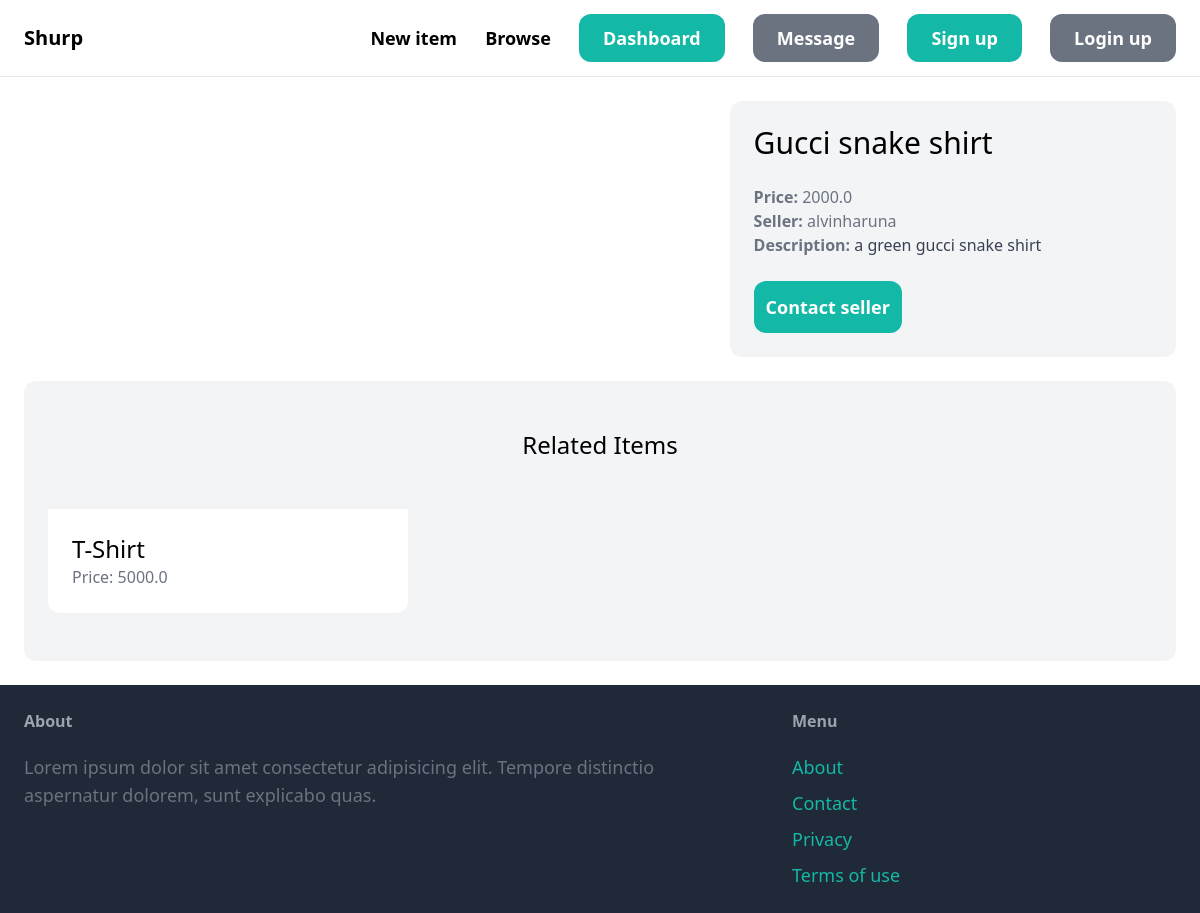
/items/3/, run on an earlier commit of the app's database.
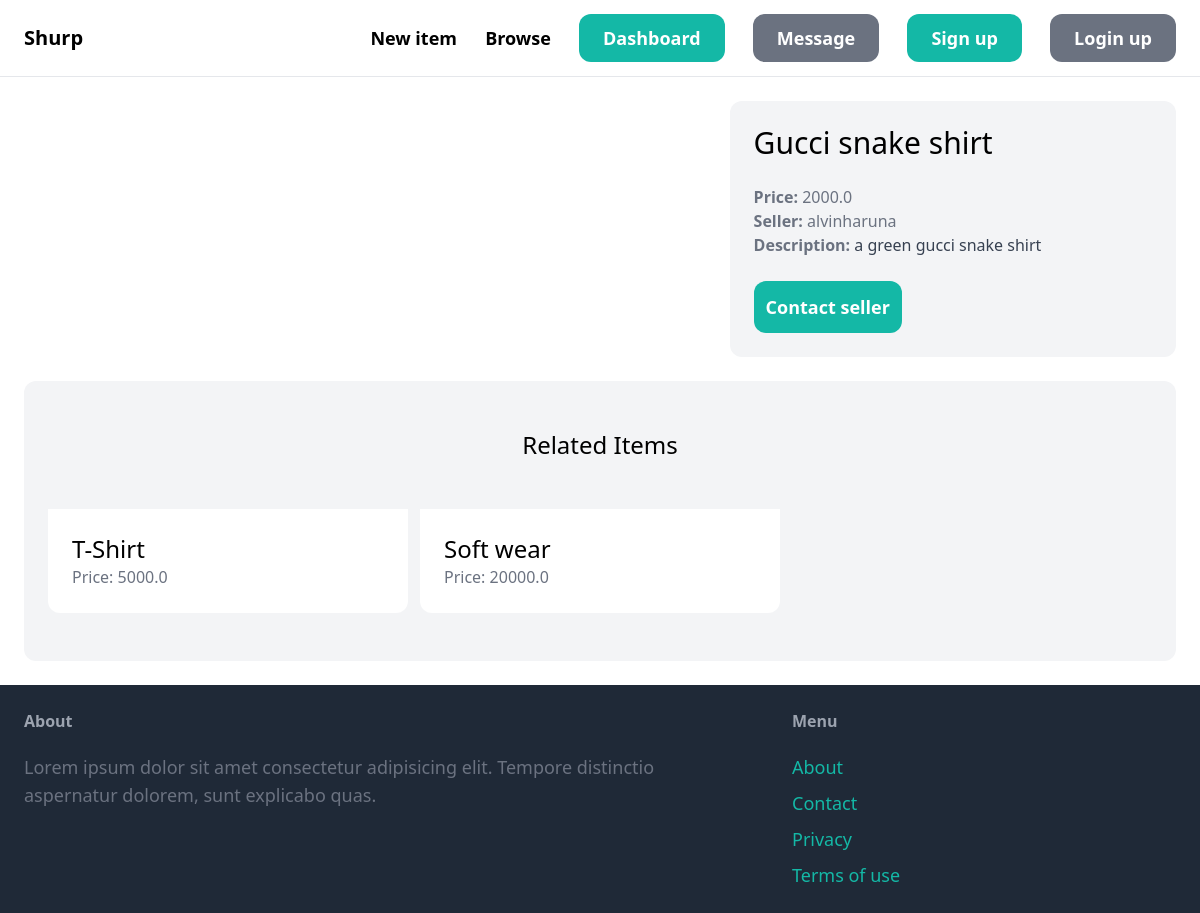
And on a later commit of the database.
### item/models.py (models this page shows, shortened)
class Item(models.Model):
    category = models.ForeignKey(Category, related_name='items', on_delete=models.CASCADE)
    name = models.CharField(max_length=255)
    description = models.TextField(blank=True, null=True)
    price = models.FloatField()
    image = models.ImageField(upload_to='item_images', blank=True,  null=True)
    is_sold = models.BooleanField(default=False)
    created_by = models.ForeignKey(User, related_name='items', on_delete=models.CASCADE)
    created_at = models.DateTimeField(auto_now_add=True)

### item/views.py (the view)
# urls.py: path('<int:pk>/', views.detail, name='detail'),
def detail(request, pk):
    item = get_object_or_404(Item, pk=pk)
    related_items = Item.objects.filter(category=item.category, is_sold=False).exclude(pk=pk)[0:3] #include related items in views
    return render(request, 'item/detail.html', {
        'item': item,
        'related_items': related_items #append related items
    })

### item/templates/item/detail.html (shortened to what this page needs)
{% extends 'core/base.html' %}
{% block content %}
<div class="grid grid-cols-5 gap-6">
    <div class="col-span-3">
    </div>
    <div class="col-span-2 p-6 bg-gray-100 rounded-xl">
        <h1 class="mb-6 text-3xl">{{ item.name }}</h1>
        <p class="text-gray-500"><strong>Price: </strong>{{ item.price }}</p>
        <p class="text-gray-500"><strong>Seller: </strong>{{ item.created_by.username }}</p>
        {% if item.description %}
            <p class="text-gray-700"><strong class="text-gray-500">Description: </strong>{{ item.description }}</p>
        {% endif %}
        <a href="#" class="inline-block mt-6 px-3 py-3 text-lg font-semibold bg-teal-500 text-white rounded-xl hover:bg-teal-700">Contact seller</a>
    </div>
</div>
<div class="mt-6 px-6 py-12 bg-gray-100 rounded-xl">
    <h2 class="mb-12 text-2xl text-center">Related Items</h2>
    <div class="grid grid-cols-3 gap-3">
        {% for item in related_items %}
            <div class="">
                <a href="{% url 'item:detail' item.id %}">
                    <div class="p-6 bg-white rounded-b-xl">
                        <h2 class="text-2xl">
                            {{ item.name }}
                        </h2>
                        <p class="text-gray-500">Price: {{ item.price }}</p>
                    </div>
                </a>
            </div>
        {% endfor %}
    </div>
</div>
{% endblock %}

What changed in the data, as far as the page shows it:
added Item: name "Soft wear", price "20000.0"
